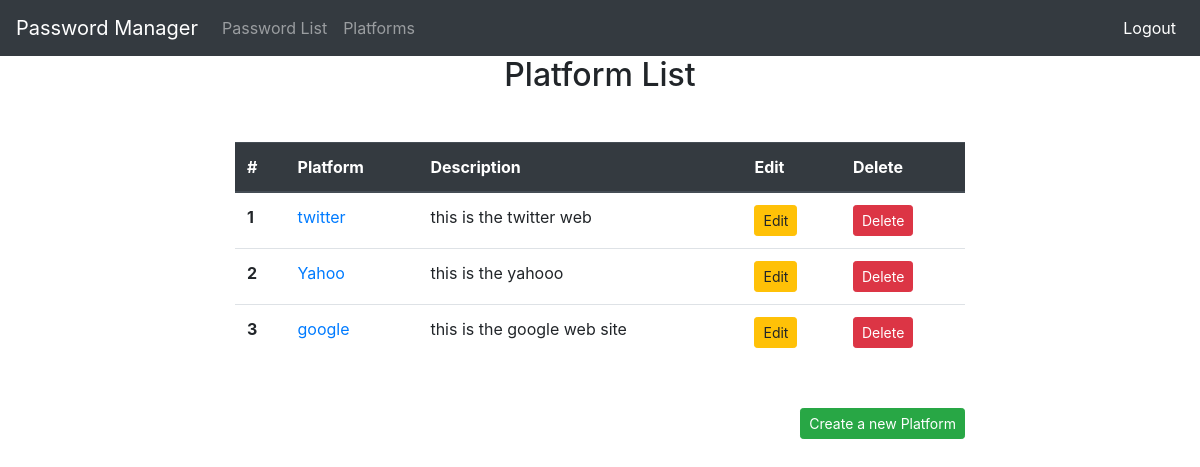
The page /platforms/list/ (signed in) on the database as committed earlier.
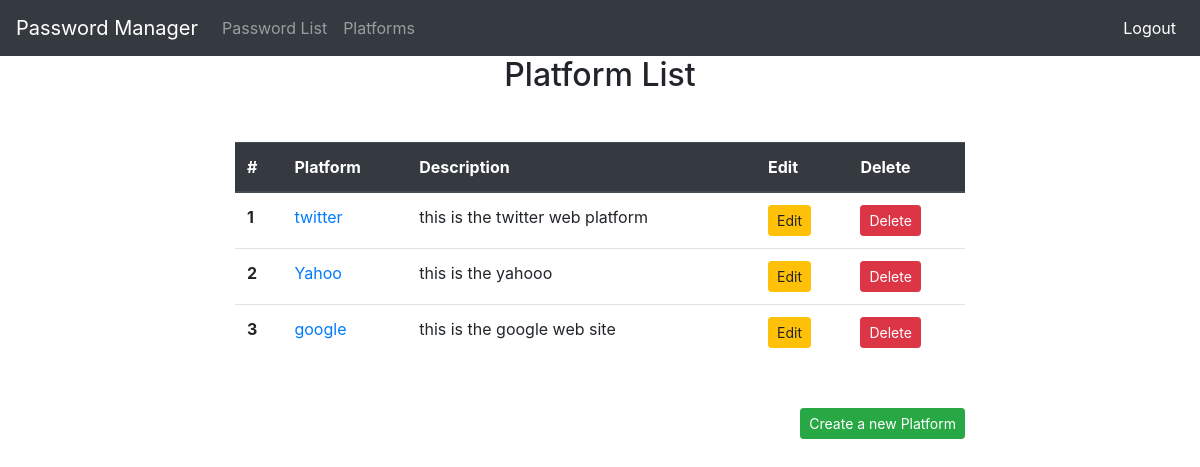
The same page on the database as committed later.
### platforms/models.py (models this page shows, shortened)
class Platform(models.Model):
    name = models.CharField(max_length=255)
    url = models.URLField()
    description = models.TextField(blank=True, null=True)
    def get_absolute_url(self):
        return reverse('platforms:detail', kwargs={'pk': self.pk})
    def get_absolute_update_url(self):
        return reverse('platforms:update', kwargs={'pk': self.pk})
    def get_absolute_delete_url(self):
        return reverse('platforms:delete', kwargs={'pk': self.pk})

### platforms/views.py (the view)
# urls.py: path('list/', PlatformLitView.as_view(), name='list'),
class PlatformLitView(LoginRequiredMixin, ListView):
    model = Platform

### platforms/templates/platforms/platform_list.html
{% extends 'base.html' %}
{% block content %}
<div class="container">
    <div class="row">
        <div class="col-8 mx-auto">
            <h2 class="text-center">Platform List</h2>
            <table class="table mt-5">
                <thead class="thead-dark">
                    <tr>
                        <th scope="col">#</th>
                        <th scope="col">Platform</th>
                        <th scope="col">Description</th>
                        <th scope="col">Edit</th>
                        <th scope="col">Delete</th>
                    </tr>
                </thead>
                <tbody>
                    {% for platform in platform_list %}
                    <tr>
                        <th scope="row">{{ forloop.counter }}</th>
                        <td> <a href="{{ platform.get_absolute_url }}"> {{ platform.name }}</a> </td>
                        <td>{{ platform.description }}</td>
                        <td>
                            <a href="{{ platform.get_absolute_update_url }}" class="btn btn-warning btn-sm">
                                Edit
                            </a>
                        </td>
                        <td>
                            <a href="{{platform.get_absolute_delete_url}}" class="btn btn-danger btn-sm">
                                Delete
                            </a>
                        </td>
                    </tr>
                    {% endfor %}
                </tbody>
            </table>
            <div class="text-right mt-5">
                <a class="btn btn-success btn-sm" href="{% url 'platforms:create' %}">Create a new Platform</a>
            </div>
        </div>
    </div>
</div>
{% endblock content %}

Rows that differ between the two databases and show on the page:
changed Platform "twitter": description "this is the twitter web" → "this is the twitter web platform"
